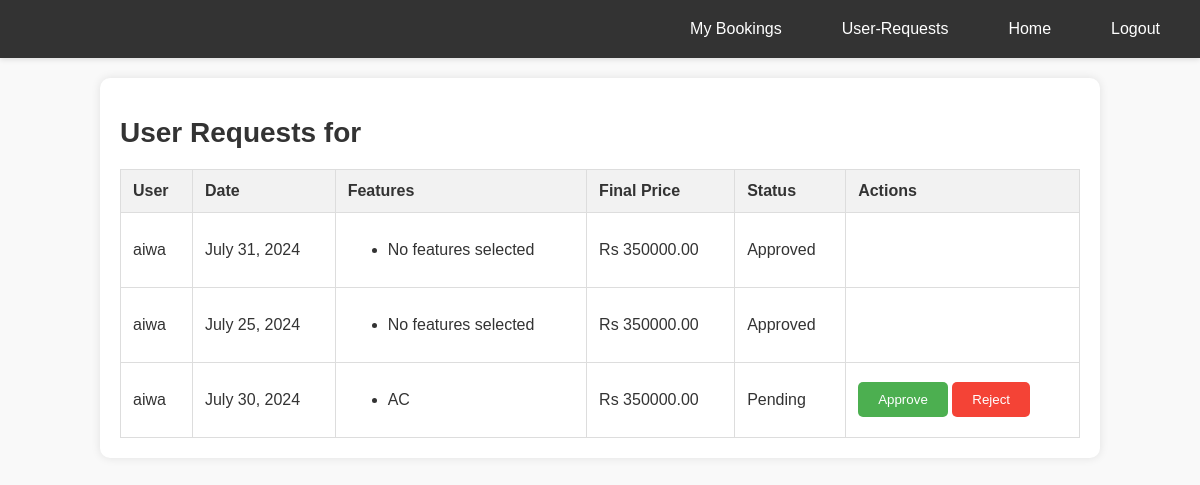
Before: /user_requests/ (signed in) with the older database file.
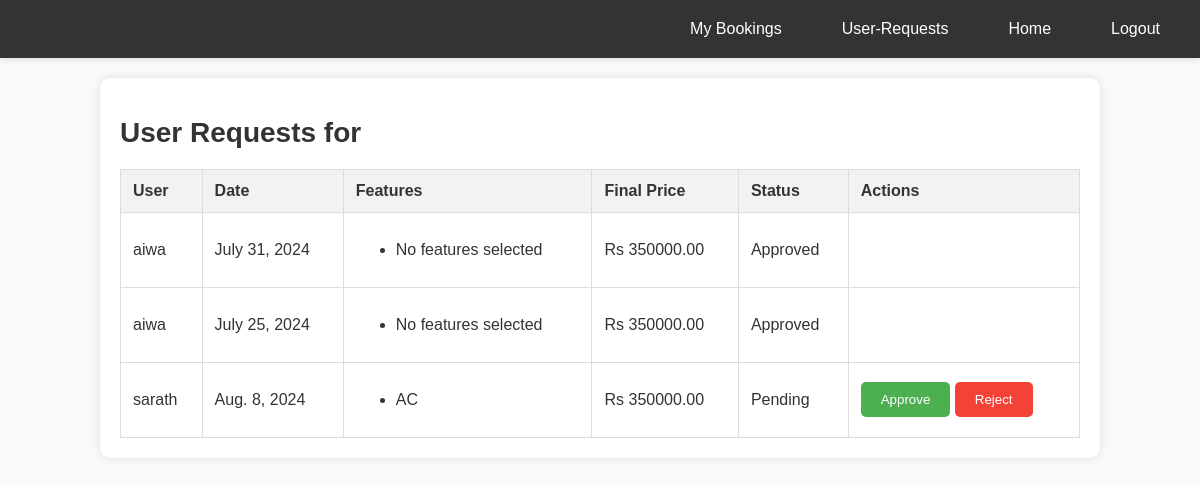
After: the same page with the newer database file.
### auditorium/models.py (models this page shows, shortened)
class UserRequest(models.Model):
    user = models.ForeignKey(User, on_delete=models.CASCADE)
    auditorium = models.ForeignKey(Auditorium, on_delete=models.CASCADE)
    date = models.DateField()
    features = models.ManyToManyField(Feature)
    final_price = models.DecimalField(max_digits=10, decimal_places=2)
    approved = models.BooleanField(default=False)
    payment_requested = models.BooleanField(default=False)
    stripe_payment_intent_id = models.CharField(max_length=255, blank=True, null=True)
    created_at = models.DateTimeField(auto_now_add=True)

class User(AbstractBaseUser, PermissionsMixin):
    username = models.CharField(max_length=150, unique=True)
    email = models.EmailField(unique=True)
    role = models.CharField(max_length=50, blank=True, null=True)
    is_staff = models.BooleanField(default=False)
    is_active = models.BooleanField(default=True)
    groups = models.ManyToManyField(Group, related_name='custom_user_groups')
    user_permissions = models.ManyToManyField(Permission, related_name='custom_user_permissions')
    objects = CustomUserManager()
    USERNAME_FIELD = 'email'
    REQUIRED_FIELDS = ['username']

class Feature(models.Model):
    name = models.CharField(max_length=255)
    amount = models.DecimalField(max_digits=10, decimal_places=2)
    auditorium = models.ForeignKey(Auditorium, related_name='auditorium_features', on_delete=models.CASCADE)

### auditorium/views.py (the view)
# urls.py: path('user_requests/', views.user_requests, name='user_requests'),
@login_required
def user_requests(request):
    requests = UserRequest.objects.filter(auditorium__user=request.user)
    context = {
        'requests': requests
    }
    return render(request, 'user_requests.html', context)

### auditorium/templates/user_requests.html (shortened to what this page needs)
<!DOCTYPE html>
<html lang="en">
<head>
</head>
<body>
    <nav>
        <ul>
            <li>
                <a href="/"> Logout</a>
            </li>
            <li>
                <a href="{% url 'event_host_index' %}"> Home</a>
            </li>
            <li>
                <a href="{% url 'user_requests' %}"> User-Requests</a>
            </li>
            <li>
                <a href="{% url 'event_my_bookings' %}"> My Bookings</a>
            </li>
        </ul>
    </nav>
    <div class="container">
        <h1>User Requests for {{auditorium.user.username}}</h1>
        <table>
            <thead>
                <tr>
                    <th>User</th>
                    <th>Date</th>
                    <th>Features</th>
                    <th>Final Price</th>
                    <th>Status</th>
                    <th>Actions</th>
                </tr>
            </thead>
            <tbody>
                {% for request in requests %}
                <tr>
                    <td>{{ request.user.username }}</td>
                    <td>{{ request.date }}</td>
                    <td>
                        <ul>
                            {% for feature in request.features.all %}
                            <li>{{ feature.name }}</li>
                            {% empty %}
                            <li>No features selected</li>
                            {% endfor %}
                        </ul>
                    </td>
                    <td>Rs {{ request.final_price }}</td>
                    <td>{% if request.approved %}Approved{% else %}Pending{% endif %}</td>
                    <td class="actions">
                        {% if not request.approved %}
                        <form method="post" action="{% url 'approve_request' request.id %}">
                            <button type="submit" class="approve-btn">Approve</button>
                        </form>
                        <form method="post" action="{% url 'reject_request' request.id %}">
                            <button type="submit" class="reject-btn">Reject</button>
                        </form>
                        {% endif %}
                    </td>
                </tr>
                {% endfor %}
            </tbody>
        </table>
    </div>
</body>
</html>

Changed rows visible on the page:
removed UserRequest: user.username "aiwa", date "July 30, 2024", final_price "350000.00", approved "Pending", Feature (name "AC")
added UserRequest: user.username "sarath", date "Aug. 8, 2024", final_price "350000.00", approved "Pending", Feature (name "AC")
